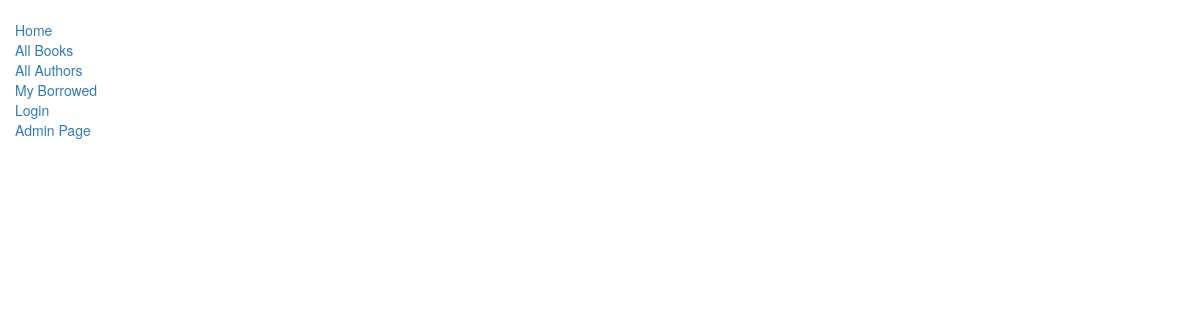
The app's page /catalog/authors/, older data.
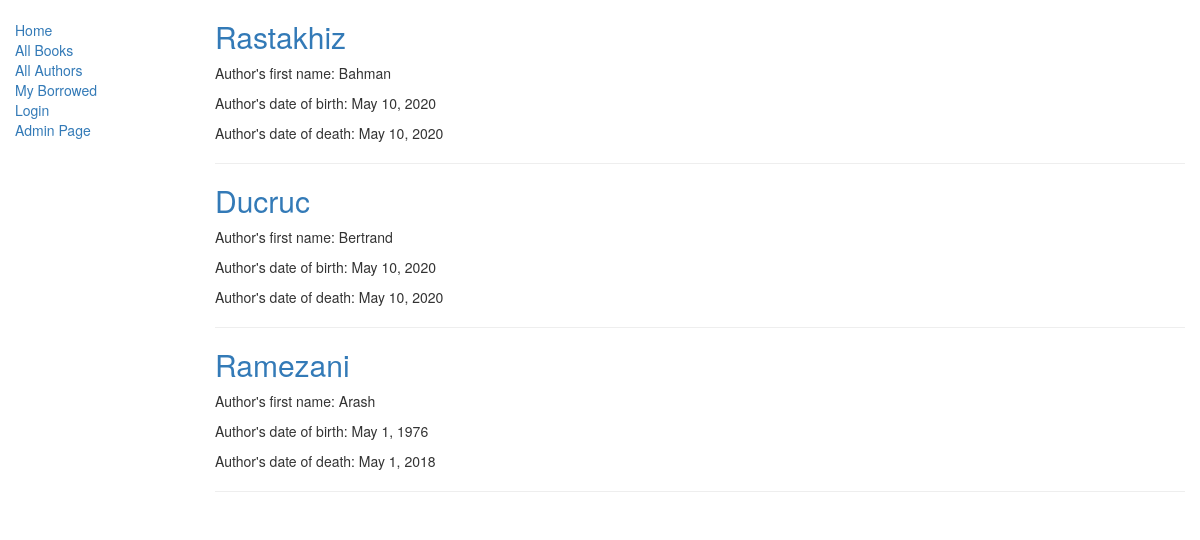
The same page, newer data.
### catalog/models.py (models this page shows, shortened)
class Author(models.Model):
    first_name = models.CharField(max_length=100)
    last_name = models.CharField(max_length=100)
    date_of_birth = models.DateField(null=True, blank=True)
    date_of_death = models.DateField('Died', null=True, blank=True)

### catalog/views.py (the view)
# urls.py: path('authors/', views.AuthorListView.as_view(), name='authors'),
class AuthorListView(generic.ListView):
    model = models.Author
    template_name = 'catalog/author_list.html'

### catalog/templates/catalog/author_list.html
{% extends "catalog/base_generic.html" %}
{% block content %}
    {% for author in author_list %}
      <h2><a href="{% url 'catalog:author-detail' author.id %}">{{ author.last_name }}</a></h2>
      <p>Author's first name: {{ author.first_name }}</p>
      <p>Author's date of birth: {{ author.date_of_birth }}</p>
        <p>Author's date of death: {{ author.date_of_death }}</p>
        <hr>
    {% endfor %}
{% endblock %}

### catalog/templates/catalog/base_generic.html (shortened to what this page needs)
<!DOCTYPE html>
<html lang="en">
<head>
  <link rel="stylesheet" href="https://maxcdn.bootstrapcdn.com/bootstrap/3.3.7/css/bootstrap.min.css">
  {% load static %}
  <link rel="stylesheet" href="{% static 'catalog/styles.css' %}">
</head>
<body>
  <div class="container-fluid">
    <div class="row">
      <div class="col-sm-2">
      {% block sidebar %}
      <ul class="sidebar-nav">
          <li><a href="{% url 'catalog:index' %}">Home</a></li>
          <li><a href="{% url 'catalog:books' %}">All Books</a></li>
          <li><a href="{% url 'catalog:authors' %}">All Authors</a></li>
          <li><a href="{% url 'catalog:my-borrowed' %}">My Borrowed</a></li>
           {% if user.is_authenticated %}
                 <li>User: {{ user.get_username }}</li>
                 <li><a href="{% url 'logout'%}?next={{request.path}}">Logout</a></li>
           {% else %}
                 <li><a href="{% url 'login'%}?next={{request.path}}">Login</a></li>
           {% endif %}
           <li><a href="/admin/">Admin Page</a></li>
      </ul>
     {% endblock %}
      </div>
      <div class="col-sm-10 ">
      {% block content %}{% endblock %}
      </div>
    </div>
  </div>
</body>
</html>

### catalog/static/catalog/styles.css (style rules this page uses)
.sidebar-nav { margin-top: 20px; padding: 0; list-style: none; }

Row changes from the older to the newer data that the page shows:
added Author: last_name "Rastakhiz", first_name "Bahman", date_of_birth "May 10, 2020", date_of_death "May 10, 2020"
added Author: last_name "Ducruc", first_name "Bertrand", date_of_birth "May 10, 2020", date_of_death "May 10, 2020"
added Author: last_name "Ramezani", first_name "Arash", date_of_birth "May 1, 1976", date_of_death "May 1, 2018"
